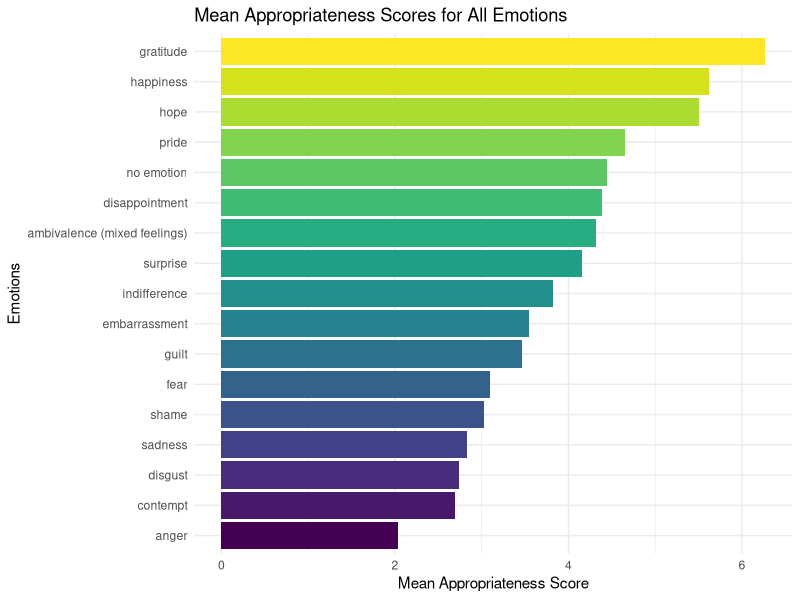

Reproduce this figure in R.
## ---- chunk 1
# Load necessary libraries
library(readxl)
library(dplyr)
library(ggplot2)

# Load the data
data <- read_excel("Wilson_Emotion_Dataset.xlsx")

# Ensure 'Appropriate' is numeric, coerce non-numeric values to NA
data$Appropriate <- as.numeric(as.character(data$Appropriate))

# Filter out 'NA' and 'Referring to each of the 17 emotions' from the 'emot' column
data <- data %>% filter(!is.na(emot), emot != "Refering to each of the 17 emotions")

# Calculate mean appropriateness score for each emotion
mean_scores <- data %>%
  group_by(emot) %>%
  summarise(mean_appropriateness = mean(Appropriate, na.rm = TRUE))

# Sorting the mean_scores dataframe in ascending order of mean_appropriateness
mean_scores <- mean_scores %>% arrange(mean_appropriateness)

# Convert 'emot' to a factor with levels ordered based on the sorted mean_appropriateness
mean_scores$emot <- factor(mean_scores$emot, levels = mean_scores$emot)

# Plotting the horizontal bar chart
ggplot(mean_scores, aes(y = emot, x = mean_appropriateness, fill = emot)) +
  geom_bar(stat = "identity") +
  theme_minimal() +
  labs(title = "Mean Appropriateness Scores for All Emotions",
       y = "Emotions",
       x = "Mean Appropriateness Score") +
  scale_fill_viridis_d() + 
  theme(legend.position = "none")

